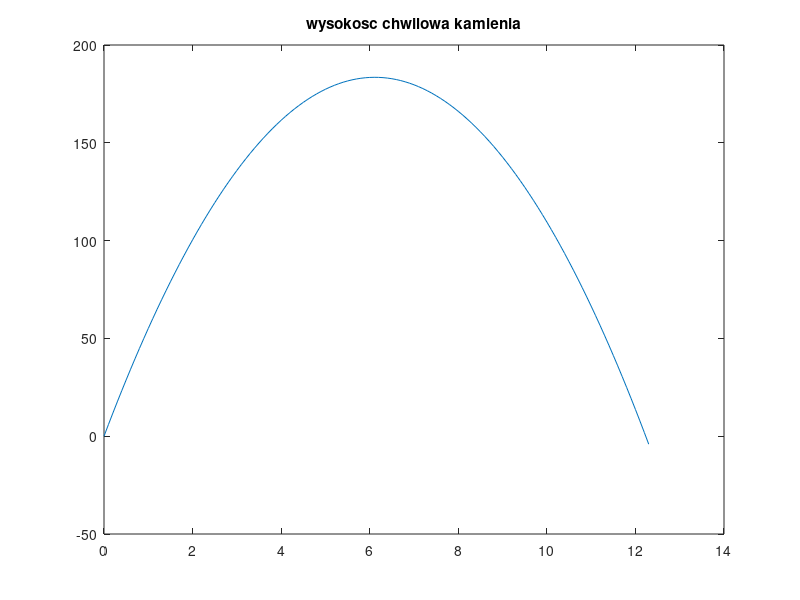

Recreate this plot in MATLAB.
%
% rzut w gore
%
g=9.81;
u=60;
t=0 : 0.1 : 12.3;
h=u*t - g/2 * t.^2;
%
%
%
plot(t,h), title('wysokosc chwilowa kamienia'),
disp([t' h'])